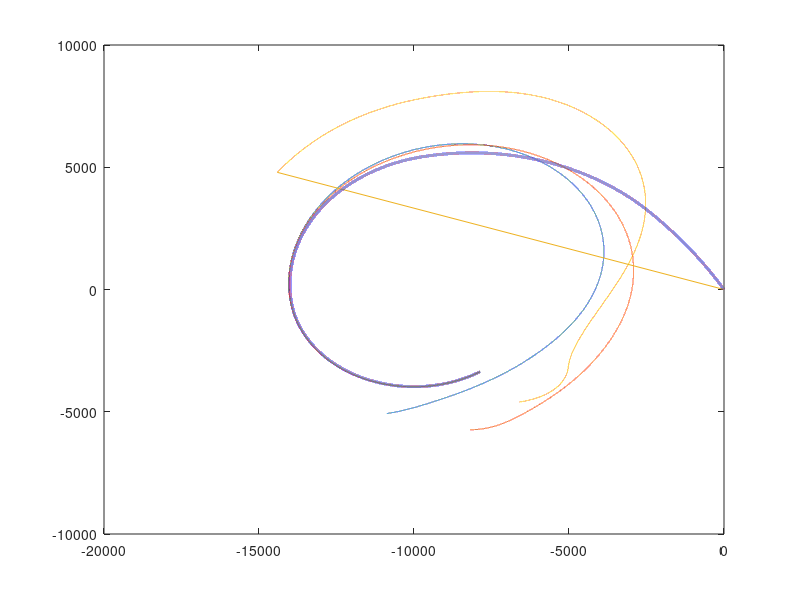

This figure's MATLAB source:
m1 = load("m1.mat");
m2 = load("m2.mat");
m3 = load("m3.mat");
time = 0:0.001:100;

n = m1.n;
x1 = m1.XM;
x2 = m2.XM;
x3 = m3.XM;

y1 = m1.YM;
y2 = m2.YM;
y3 = m3.YM;

xt = m1.XT;
yt = m1.YT;


plot(x1(1:n-1),y1(1:n-1),x2(1:n-1),y2(1:n-1),x3(1:n-1),y3(1:n-1),xt(1:n-1),yt(1:n-1) ,'LineWidth', 2);
